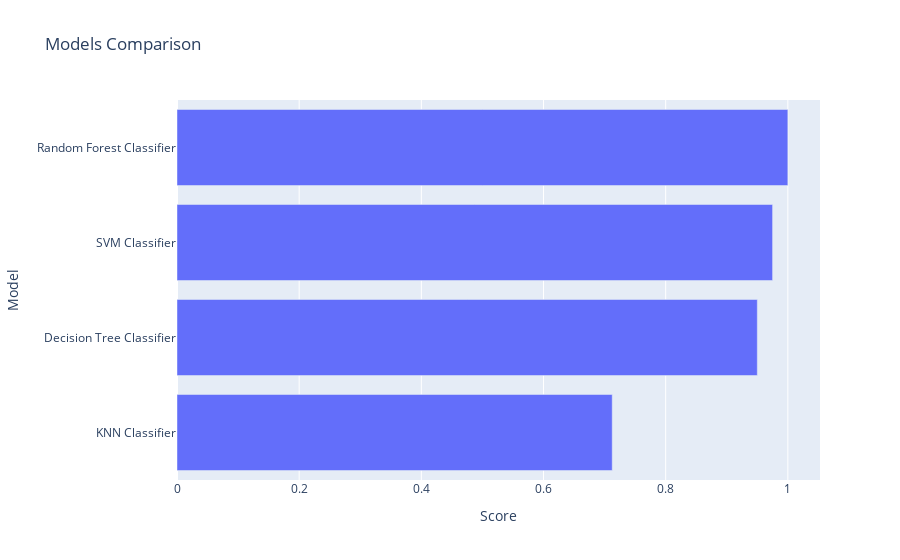

Source (notebook cell):
### Code cell
models = pd.DataFrame({
    'Model' : [ 'Random Forest Classifier', 'SVM Classifier', 'KNN Classifier', 'Decision Tree Classifier'],
    'Score' : [rand_forest_acc, svm_acc,knn_acc, dtc_acc]
})


sorted_models = models.sort_values(by = 'Score', ascending = True)

fig = px.bar(data_frame = sorted_models, x = 'Score', y = 'Model',
       title = 'Models Comparison')

fig.show()

### Figure 1 — Plotly figure (JSON) as saved in the notebook; plotly's stock layout.template omitted (floating-point values rounded to 4 significant figures)
{"data": [{"alignmentgroup": "True", "hovertemplate": "Score=%{x}<br>Model=%{y}<extra></extra>", "legendgroup": "", "marker": {"color": "#636efa", "pattern": {"shape": ""}}, "name": "", "offsetgroup": "", "orientation": "h", "showlegend": false, "textposition": "auto", "type": "bar", "x": [0.7125, 0.95, 0.975, 1], "xaxis": "x", "y": ["KNN Classifier", "Decision Tree Classifier", "SVM Classifier", "Random Forest Classifier"], "yaxis": "y"}], "layout": {"barmode": "relative", "legend": {"tracegroupgap": 0}, "title": {"text": "Models Comparison"}, "xaxis": {"anchor": "y", "domain": [0, 1], "title": {"text": "Score"}}, "yaxis": {"anchor": "x", "domain": [0, 1], "title": {"text": "Model"}}}}
